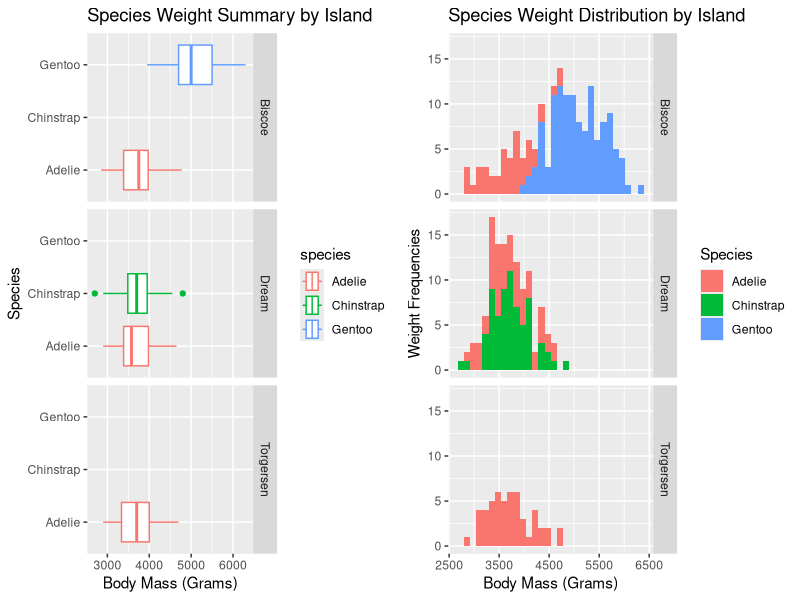
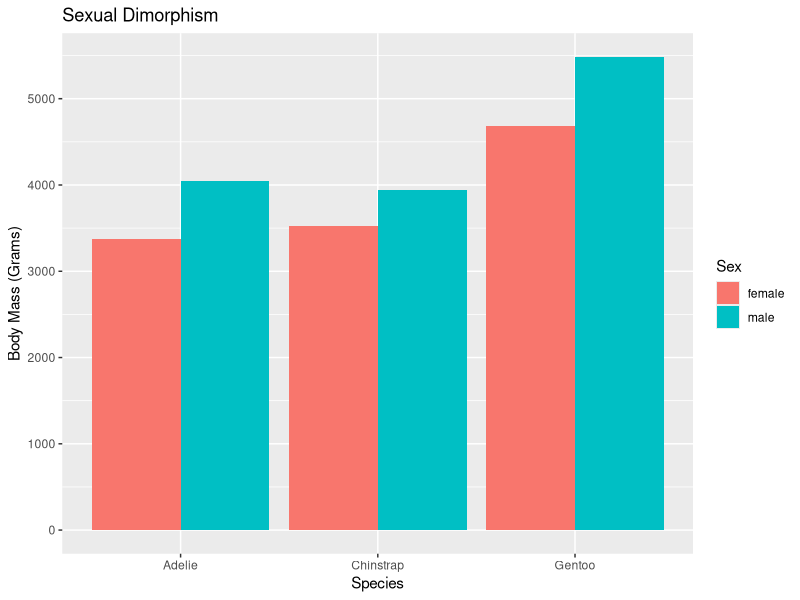

The R source for these figures, in order:
## ---- chunk 1
library(gridExtra)
library(ggplot2)
library(tidyverse)
library(palmerpenguins)
data(penguins)
penguins
## ---- chunk 2
plot1 <- ggplot(penguins, aes(x=body_mass_g, y=species, color=species)) + 
    geom_boxplot() +
    facet_grid(island~.) +
    ylab("Species") +
    xlab("Body Mass (Grams)") +
    labs(fill = "Species") +
    ggtitle("Species Weight Summary by Island")

plot2 <- ggplot(penguins, aes(body_mass_g, fill=species)) + 
              geom_histogram() + 
              facet_grid(island~.) +
              ylab("Weight Frequencies") +
              xlab("Body Mass (Grams)") +
              labs(fill = "Species") +
              ggtitle("Species Weight Distribution by Island")

grid.arrange(plot1, plot2, ncol=2)
## ---- chunk 3
df <- aggregate(penguins, by=list(penguins$species,penguins$sex), FUN=mean,na.rm = TRUE)
df
ggplot(df, aes(x=Group.1, y=body_mass_g, fill=Group.2)) +
    geom_bar(stat='identity', position=position_dodge()) +
              ylab("Body Mass (Grams)") +
              xlab("Species") +
              labs(fill = "Sex") +
              ggtitle("Sexual Dimorphism")+
              scale_y_continuous(breaks = c(0,1000,2000,3000,4000,5000,6000)) 
